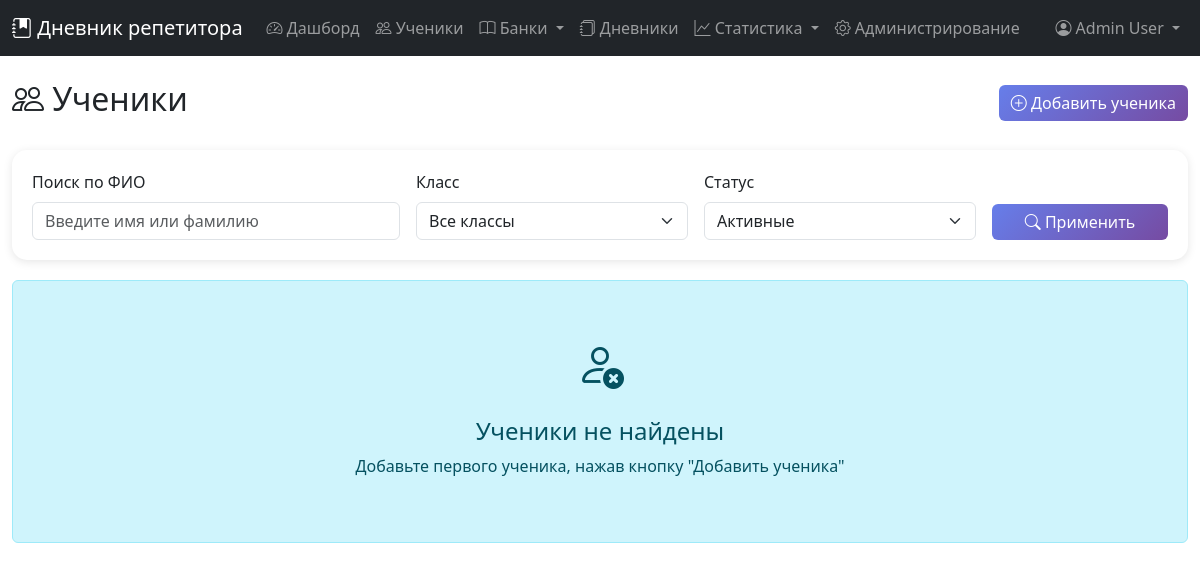
The page /students.php (signed in) on the database as committed earlier.
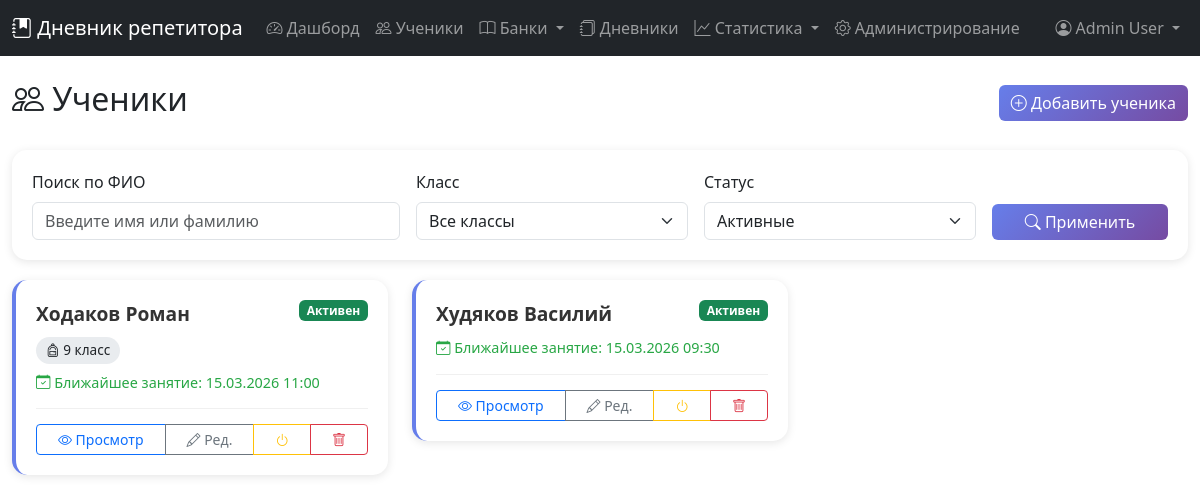
The same page on the database as committed later.
### tables this page shows
CREATE TABLE `students` (
  `id` int(11) NOT NULL,
  `user_id` int(11) NOT NULL,
  `first_name` varchar(50) NOT NULL,
  `last_name` varchar(50) NOT NULL,
  `middle_name` varchar(50) DEFAULT NULL,
  `class` varchar(20) DEFAULT NULL,
  `phone` varchar(20) DEFAULT NULL,
  `lesson_cost` decimal(10,2) DEFAULT NULL,
  `lesson_duration` int(11) DEFAULT NULL,
  `lessons_per_week` int(11) DEFAULT NULL,
  `goals` text DEFAULT NULL,
  `birth_date` date DEFAULT NULL,
  `start_date` date DEFAULT NULL,
  `end_date` date DEFAULT NULL,
  `city` varchar(100) DEFAULT NULL,
  `email` varchar(100) DEFAULT NULL,
  `messenger1` varchar(255) DEFAULT NULL,
  `messenger2` varchar(255) DEFAULT NULL,
  `messenger3` varchar(255) DEFAULT NULL,
  `is_active` tinyint(1) DEFAULT 1,
  `created_at` timestamp NOT NULL DEFAULT current_timestamp(),
  `updated_at` timestamp NOT NULL DEFAULT current_timestamp() ON UPDATE current_timestamp()
);

### students.php (the view, shortened to what the changed rows need)
<?php
require_once 'config.php';
$currentUser = getCurrentUser($pdo);
$userId = $currentUser['id'];
$action = $_GET['action'] ?? 'list';
$filterActive = $_GET['filter_active'] ?? 'active';
$query = "SELECT s.*,
          (SELECT MIN(CONCAT(lesson_date, ' ', start_time)) FROM lessons WHERE student_id = s.id AND lesson_date >= CURDATE()) as next_lesson
          FROM students s
          WHERE s.user_id = ?";
$params = [$userId];
if ($filterActive === 'active') {
    $query .= " AND s.is_active = 1";
} elseif ($filterActive === 'inactive') {
    $query .= " AND s.is_active = 0";
}
$query .= " ORDER BY s.last_name, s.first_name";
$stmt = $pdo->prepare($query);
$stmt->execute($params);
$students = $stmt->fetchAll();
?>
<!DOCTYPE html>
<html lang="ru">
<head>
    <link href="https://cdn.jsdelivr.net/npm/bootstrap@5.3.0/dist/css/bootstrap.min.css" rel="stylesheet">
    <link href="https://cdn.jsdelivr.net/npm/bootstrap-icons@1.11.0/font/bootstrap-icons.css" rel="stylesheet">
</head>
<body>
    <?php include 'menu.php'; ?>
    <div class="container-fluid py-4">
        <?php if ($action === 'list'): ?>
            <div class="d-flex justify-content-between align-items-center mb-4">
                <h2><i class="bi bi-people"></i> Ученики</h2>
            </div>
            <div class="row">
                <?php if (empty($students)): ?>
                    <div class="col-12">
                        <div class="alert alert-info text-center py-5">
                            <i class="bi bi-person-x" style="font-size: 3rem;"></i>
                            <h4 class="mt-3">Ученики не найдены</h4>
                            <p>Добавьте первого ученика, нажав кнопку "Добавить ученика"</p>
                        </div>
                    </div>
                <?php else: ?>
                    <?php foreach ($students as $student): ?>
                        <div class="col-md-6 col-lg-4">
                            <div class="student-card <?php echo !$student['is_active'] ? 'inactive' : ''; ?>">
                                <div class="d-flex justify-content-between align-items-start">
                                    <div>
                                        <div class="student-name">
                                            <?php echo htmlspecialchars($student['last_name'] . ' ' . $student['first_name'] . ' ' . ($student['middle_name'] ?? '')); ?>
                                        </div>
                                        <?php if (!empty($student['class'])): ?>
                                            <span class="student-class mt-2">
                                                <i class="bi bi-backpack"></i> <?php echo htmlspecialchars($student['class']); ?> класс
                                            </span>
                                        <?php endif; ?>
                                    </div>
                                    <span class="badge <?php echo $student['is_active'] ? 'bg-success' : 'bg-secondary'; ?>">
                                        <?php echo $student['is_active'] ? 'Активен' : 'Неактивен'; ?>
                                    </span>
                                </div>
                                <?php if ($student['next_lesson']): ?>
                                    <div class="next-lesson mt-2">
                                        <i class="bi bi-calendar-check"></i>
                                        Ближайшее занятие: <?php echo date('d.m.Y H:i', strtotime($student['next_lesson'])); ?>
                                    </div>
                                <?php else: ?>
                                    <div class="text-muted mt-2">
                                        <i class="bi bi-calendar-x"></i> Нет запланированных занятий
                                    </div>
                                <?php endif; ?>
                                <div class="student-actions">
                                    <div class="btn-group w-100" role="group">
                                        <a href="?action=view&id=<?php echo $student['id']; ?>" class="btn btn-outline-primary btn-sm">
                                            <i class="bi bi-eye"></i> Просмотр
                                        </a>
                                        <a href="?action=edit&id=<?php echo $student['id']; ?>" class="btn btn-outline-secondary btn-sm">
                                            <i class="bi bi-pencil"></i> Ред.
                                        </a>
                                        <a href="?toggle_active=1&id=<?php echo $student['id']; ?>" class="btn btn-outline-warning btn-sm" onclick="return confirm('Изменить статус ученика?')">
                                            <i class="bi bi-power"></i>
                                        </a>
                                        <a href="?delete=1&id=<?php echo $student['id']; ?>" class="btn btn-outline-danger btn-sm" onclick="return confirm('Вы уверены? Это действие удалит все данные ученика!')">
                                            <i class="bi bi-trash"></i>
                                        </a>
                                    </div>
                                </div>
                            </div>
                        </div>
                    <?php endforeach; ?>
                <?php endif; ?>
            </div>
        <?php endif; ?>
    </div>
</body>
</html>

Rows that differ between the two databases and show on the page:
added students: last_name+first_name+middle_name "Ходаков Роман", class "9", is_active "Активен", next_lesson "15.03.2026 11:00"
added students: last_name+first_name+middle_name "Худяков Василий", is_active "Активен", next_lesson "15.03.2026 09:30"
Other text that changed with them:
text no longer shown: "Ученики не найдены Добавьте первого ученика, нажав кнопку \"Добавить ученика\""
